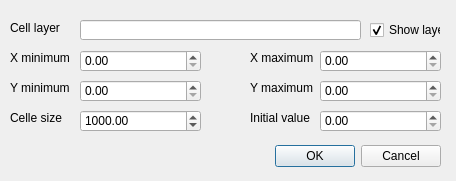
<?xml version="1.0" encoding="UTF-8"?>
<ui version="4.0">
 <class>CellMaker1</class>
 <widget class="QDialog" name="CellMaker1">
  <property name="geometry">
   <rect>
    <x>0</x>
    <y>0</y>
    <width>456</width>
    <height>181</height>
   </rect>
  </property>
  <property name="windowTitle">
   <string>Create cells</string>
  </property>
  <property name="modal">
   <bool>false</bool>
  </property>
  <widget class="QDialogButtonBox" name="buttonBox">
   <property name="geometry">
    <rect>
     <x>270</x>
     <y>140</y>
     <width>171</width>
     <height>32</height>
    </rect>
   </property>
   <property name="orientation">
    <enum>Qt::Horizontal</enum>
   </property>
   <property name="standardButtons">
    <set>QDialogButtonBox::Cancel|QDialogButtonBox::Ok</set>
   </property>
  </widget>
  <widget class="QDoubleSpinBox" name="dsbYmin">
   <property name="geometry">
    <rect>
     <x>80</x>
     <y>80</y>
     <width>121</width>
     <height>22</height>
    </rect>
   </property>
   <property name="maximum">
    <double>10000000.000000000000000</double>
   </property>
   <property name="singleStep">
    <double>100.000000000000000</double>
   </property>
  </widget>
  <widget class="QLabel" name="label_7">
   <property name="geometry">
    <rect>
     <x>250</x>
     <y>110</y>
     <width>81</width>
     <height>16</height>
    </rect>
   </property>
   <property name="text">
    <string>Initial value</string>
   </property>
  </widget>
  <widget class="QLabel" name="label_3">
   <property name="geometry">
    <rect>
     <x>250</x>
     <y>50</y>
     <width>81</width>
     <height>16</height>
    </rect>
   </property>
   <property name="text">
    <string>X maximum</string>
   </property>
  </widget>
  <widget class="QLineEdit" name="leCellName">
   <property name="geometry">
    <rect>
     <x>80</x>
     <y>20</y>
     <width>281</width>
     <height>20</height>
    </rect>
   </property>
  </widget>
  <widget class="QLabel" name="label">
   <property name="geometry">
    <rect>
     <x>10</x>
     <y>20</y>
     <width>81</width>
     <height>16</height>
    </rect>
   </property>
   <property name="text">
    <string>Cell layer</string>
   </property>
  </widget>
  <widget class="QDoubleSpinBox" name="dsbYmax">
   <property name="geometry">
    <rect>
     <x>320</x>
     <y>80</y>
     <width>121</width>
     <height>22</height>
    </rect>
   </property>
   <property name="maximum">
    <double>10000000.000000000000000</double>
   </property>
   <property name="singleStep">
    <double>100.000000000000000</double>
   </property>
  </widget>
  <widget class="QLabel" name="label_2">
   <property name="geometry">
    <rect>
     <x>10</x>
     <y>50</y>
     <width>81</width>
     <height>16</height>
    </rect>
   </property>
   <property name="text">
    <string>X minimum</string>
   </property>
  </widget>
  <widget class="QDoubleSpinBox" name="dsbSize">
   <property name="geometry">
    <rect>
     <x>80</x>
     <y>110</y>
     <width>121</width>
     <height>22</height>
    </rect>
   </property>
   <property name="minimum">
    <double>100.000000000000000</double>
   </property>
   <property name="maximum">
    <double>100000.000000000000000</double>
   </property>
   <property name="singleStep">
    <double>100.000000000000000</double>
   </property>
   <property name="value">
    <double>1000.000000000000000</double>
   </property>
  </widget>
  <widget class="QLabel" name="label_4">
   <property name="geometry">
    <rect>
     <x>250</x>
     <y>80</y>
     <width>81</width>
     <height>16</height>
    </rect>
   </property>
   <property name="text">
    <string>Y maximum</string>
   </property>
  </widget>
  <widget class="QLabel" name="label_6">
   <property name="geometry">
    <rect>
     <x>10</x>
     <y>110</y>
     <width>81</width>
     <height>16</height>
    </rect>
   </property>
   <property name="text">
    <string>Celle size</string>
   </property>
  </widget>
  <widget class="QDoubleSpinBox" name="dsbXmax">
   <property name="geometry">
    <rect>
     <x>320</x>
     <y>50</y>
     <width>121</width>
     <height>22</height>
    </rect>
   </property>
   <property name="maximum">
    <double>10000000.000000000000000</double>
   </property>
   <property name="singleStep">
    <double>100.000000000000000</double>
   </property>
  </widget>
  <widget class="QLabel" name="label_5">
   <property name="geometry">
    <rect>
     <x>10</x>
     <y>80</y>
     <width>81</width>
     <height>16</height>
    </rect>
   </property>
   <property name="text">
    <string>Y minimum</string>
   </property>
  </widget>
  <widget class="QDoubleSpinBox" name="dsbXmin">
   <property name="geometry">
    <rect>
     <x>80</x>
     <y>50</y>
     <width>121</width>
     <height>22</height>
    </rect>
   </property>
   <property name="maximum">
    <double>10000000.000000000000000</double>
   </property>
   <property name="singleStep">
    <double>100.000000000000000</double>
   </property>
  </widget>
  <widget class="QDoubleSpinBox" name="dsbValue">
   <property name="geometry">
    <rect>
     <x>320</x>
     <y>110</y>
     <width>121</width>
     <height>22</height>
    </rect>
   </property>
   <property name="maximum">
    <double>10000000.000000000000000</double>
   </property>
   <property name="singleStep">
    <double>100.000000000000000</double>
   </property>
  </widget>
  <widget class="QCheckBox" name="cbShow">
   <property name="geometry">
    <rect>
     <x>370</x>
     <y>20</y>
     <width>71</width>
     <height>20</height>
    </rect>
   </property>
   <property name="text">
    <string>Show layer</string>
   </property>
   <property name="checked">
    <bool>true</bool>
   </property>
  </widget>
 </widget>
 <tabstops>
  <tabstop>leCellName</tabstop>
  <tabstop>dsbXmin</tabstop>
  <tabstop>dsbXmax</tabstop>
  <tabstop>dsbYmin</tabstop>
  <tabstop>dsbYmax</tabstop>
  <tabstop>dsbSize</tabstop>
  <tabstop>dsbValue</tabstop>
  <tabstop>buttonBox</tabstop>
 </tabstops>
 <resources/>
 <connections>
  <connection>
   <sender>buttonBox</sender>
   <signal>accepted()</signal>
   <receiver>CellMaker1</receiver>
   <slot>accept()</slot>
   <hints>
    <hint type="sourcelabel">
     <x>248</x>
     <y>254</y>
    </hint>
    <hint type="destinationlabel">
     <x>157</x>
     <y>274</y>
    </hint>
   </hints>
  </connection>
  <connection>
   <sender>buttonBox</sender>
   <signal>rejected()</signal>
   <receiver>CellMaker1</receiver>
   <slot>reject()</slot>
   <hints>
    <hint type="sourcelabel">
     <x>316</x>
     <y>260</y>
    </hint>
    <hint type="destinationlabel">
     <x>286</x>
     <y>274</y>
    </hint>
   </hints>
  </connection>
 </connections>
</ui>
